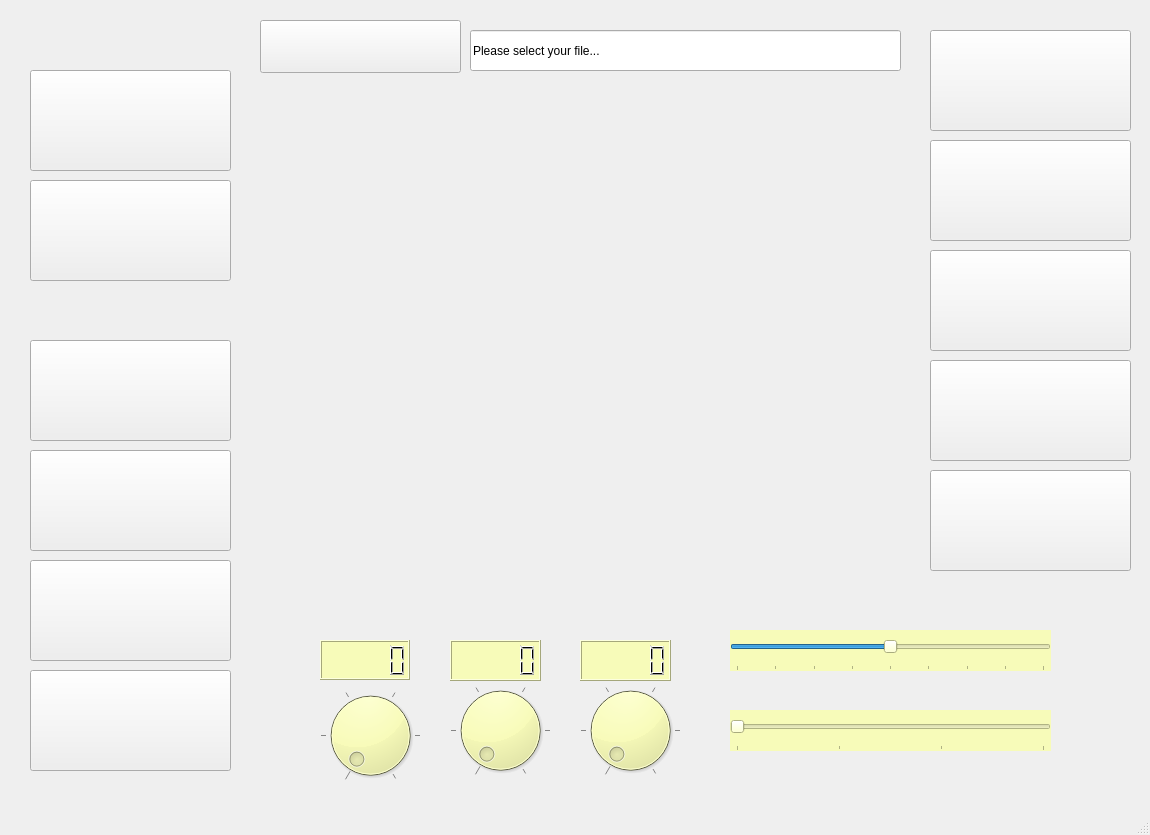
<?xml version="1.0" encoding="UTF-8"?>
<ui version="4.0">
 <class>MainWindow</class>
 <widget class="QMainWindow" name="MainWindow">
  <property name="geometry">
   <rect>
    <x>0</x>
    <y>0</y>
    <width>1150</width>
    <height>835</height>
   </rect>
  </property>
  <property name="windowTitle">
   <string>Python_Opencv_FaceDetection</string>
  </property>
  <property name="windowIcon">
   <iconset>
    <normaloff>btnimage/hat.jpg</normaloff>btnimage/hat.jpg</iconset>
  </property>
  <property name="autoFillBackground">
   <bool>false</bool>
  </property>
  <widget class="QWidget" name="centralwidget">
   <widget class="QPushButton" name="pushButton">
    <property name="geometry">
     <rect>
      <x>30</x>
      <y>340</y>
      <width>201</width>
      <height>101</height>
     </rect>
    </property>
    <property name="toolTip">
     <string>&lt;html&gt;&lt;head/&gt;&lt;body&gt;&lt;p&gt;&lt;span style=&quot; font-size:18pt;&quot;&gt;Take Picture&lt;/span&gt;&lt;/p&gt;&lt;/body&gt;&lt;/html&gt;</string>
    </property>
    <property name="text">
     <string/>
    </property>
    <property name="icon">
     <iconset>
      <normaloff>btnimage/takepicture.jpg</normaloff>btnimage/takepicture.jpg</iconset>
    </property>
    <property name="iconSize">
     <size>
      <width>190</width>
      <height>90</height>
     </size>
    </property>
    <property name="autoDefault">
     <bool>false</bool>
    </property>
   </widget>
   <widget class="QPushButton" name="pushButton_2">
    <property name="geometry">
     <rect>
      <x>30</x>
      <y>560</y>
      <width>201</width>
      <height>101</height>
     </rect>
    </property>
    <property name="text">
     <string/>
    </property>
    <property name="icon">
     <iconset>
      <normaloff>btnimage/facedetect.jpg</normaloff>btnimage/facedetect.jpg</iconset>
    </property>
    <property name="iconSize">
     <size>
      <width>190</width>
      <height>90</height>
     </size>
    </property>
   </widget>
   <widget class="QPushButton" name="pushButton_3">
    <property name="geometry">
     <rect>
      <x>30</x>
      <y>670</y>
      <width>201</width>
      <height>101</height>
     </rect>
    </property>
    <property name="text">
     <string/>
    </property>
    <property name="icon">
     <iconset>
      <normaloff>btnimage/facefeaturedetection.jpg</normaloff>btnimage/facefeaturedetection.jpg</iconset>
    </property>
    <property name="iconSize">
     <size>
      <width>190</width>
      <height>90</height>
     </size>
    </property>
   </widget>
   <widget class="QLabel" name="label">
    <property name="geometry">
     <rect>
      <x>260</x>
      <y>90</y>
      <width>640</width>
      <height>480</height>
     </rect>
    </property>
    <property name="minimumSize">
     <size>
      <width>640</width>
      <height>480</height>
     </size>
    </property>
    <property name="maximumSize">
     <size>
      <width>0</width>
      <height>0</height>
     </size>
    </property>
    <property name="sizeIncrement">
     <size>
      <width>0</width>
      <height>0</height>
     </size>
    </property>
    <property name="baseSize">
     <size>
      <width>0</width>
      <height>0</height>
     </size>
    </property>
    <property name="autoFillBackground">
     <bool>false</bool>
    </property>
    <property name="text">
     <string/>
    </property>
    <property name="pixmap">
     <pixmap>btnimage/picture display area.jpg</pixmap>
    </property>
    <property name="scaledContents">
     <bool>true</bool>
    </property>
   </widget>
   <widget class="QPushButton" name="pushButton_4">
    <property name="geometry">
     <rect>
      <x>930</x>
      <y>250</y>
      <width>201</width>
      <height>101</height>
     </rect>
    </property>
    <property name="text">
     <string/>
    </property>
    <property name="icon">
     <iconset>
      <normaloff>btnimage/nextpicture.jpg</normaloff>btnimage/nextpicture.jpg</iconset>
    </property>
    <property name="iconSize">
     <size>
      <width>190</width>
      <height>90</height>
     </size>
    </property>
   </widget>
   <widget class="QPushButton" name="pushButton_5">
    <property name="geometry">
     <rect>
      <x>930</x>
      <y>360</y>
      <width>201</width>
      <height>101</height>
     </rect>
    </property>
    <property name="text">
     <string/>
    </property>
    <property name="icon">
     <iconset>
      <normaloff>btnimage/previouspicture.jpg</normaloff>btnimage/previouspicture.jpg</iconset>
    </property>
    <property name="iconSize">
     <size>
      <width>190</width>
      <height>90</height>
     </size>
    </property>
   </widget>
   <widget class="QDial" name="dial">
    <property name="geometry">
     <rect>
      <x>320</x>
      <y>680</y>
      <width>101</width>
      <height>111</height>
     </rect>
    </property>
    <property name="styleSheet">
     <string notr="true">background-color: rgb(247, 251, 185)</string>
    </property>
    <property name="maximum">
     <number>5</number>
    </property>
    <property name="notchesVisible">
     <bool>true</bool>
    </property>
   </widget>
   <widget class="QDial" name="dial_2">
    <property name="geometry">
     <rect>
      <x>450</x>
      <y>670</y>
      <width>101</width>
      <height>121</height>
     </rect>
    </property>
    <property name="styleSheet">
     <string notr="true">background-color: rgb(247, 251, 185)</string>
    </property>
    <property name="maximum">
     <number>5</number>
    </property>
    <property name="notchesVisible">
     <bool>true</bool>
    </property>
   </widget>
   <widget class="QDial" name="dial_3">
    <property name="geometry">
     <rect>
      <x>580</x>
      <y>670</y>
      <width>101</width>
      <height>121</height>
     </rect>
    </property>
    <property name="styleSheet">
     <string notr="true">background-color: rgb(247, 251, 185)</string>
    </property>
    <property name="maximum">
     <number>5</number>
    </property>
    <property name="notchesVisible">
     <bool>true</bool>
    </property>
   </widget>
   <widget class="QLCDNumber" name="lcdNumber">
    <property name="geometry">
     <rect>
      <x>320</x>
      <y>640</y>
      <width>90</width>
      <height>40</height>
     </rect>
    </property>
    <property name="maximumSize">
     <size>
      <width>16777215</width>
      <height>16777212</height>
     </size>
    </property>
    <property name="layoutDirection">
     <enum>Qt::LeftToRight</enum>
    </property>
    <property name="styleSheet">
     <string notr="true">background-color: rgb(247, 251, 185)</string>
    </property>
    <property name="frameShape">
     <enum>QFrame::Box</enum>
    </property>
    <property name="frameShadow">
     <enum>QFrame::Raised</enum>
    </property>
   </widget>
   <widget class="QLCDNumber" name="lcdNumber_2">
    <property name="geometry">
     <rect>
      <x>450</x>
      <y>640</y>
      <width>91</width>
      <height>41</height>
     </rect>
    </property>
    <property name="styleSheet">
     <string notr="true">background-color: rgb(247, 251, 185)</string>
    </property>
   </widget>
   <widget class="QLCDNumber" name="lcdNumber_3">
    <property name="geometry">
     <rect>
      <x>580</x>
      <y>640</y>
      <width>91</width>
      <height>41</height>
     </rect>
    </property>
    <property name="styleSheet">
     <string notr="true">background-color: rgb(247, 251, 185)</string>
    </property>
   </widget>
   <widget class="QPushButton" name="pushButton_7">
    <property name="geometry">
     <rect>
      <x>30</x>
      <y>450</y>
      <width>201</width>
      <height>101</height>
     </rect>
    </property>
    <property name="text">
     <string/>
    </property>
    <property name="icon">
     <iconset>
      <normaloff>btnimage/recodevideo.jpg</normaloff>btnimage/recodevideo.jpg</iconset>
    </property>
    <property name="iconSize">
     <size>
      <width>190</width>
      <height>90</height>
     </size>
    </property>
   </widget>
   <widget class="QPushButton" name="pushButton_8">
    <property name="geometry">
     <rect>
      <x>260</x>
      <y>20</y>
      <width>201</width>
      <height>53</height>
     </rect>
    </property>
    <property name="text">
     <string/>
    </property>
    <property name="icon">
     <iconset>
      <normaloff>btnimage/openimage.jpg</normaloff>btnimage/openimage.jpg</iconset>
    </property>
    <property name="iconSize">
     <size>
      <width>190</width>
      <height>90</height>
     </size>
    </property>
   </widget>
   <widget class="QLineEdit" name="lineEdit">
    <property name="geometry">
     <rect>
      <x>470</x>
      <y>30</y>
      <width>431</width>
      <height>41</height>
     </rect>
    </property>
    <property name="text">
     <string>Please select your file...</string>
    </property>
   </widget>
   <widget class="QSlider" name="horizontalSlider">
    <property name="geometry">
     <rect>
      <x>730</x>
      <y>630</y>
      <width>321</width>
      <height>41</height>
     </rect>
    </property>
    <property name="styleSheet">
     <string notr="true">background-color: rgb(247, 251, 185)</string>
    </property>
    <property name="minimum">
     <number>-4</number>
    </property>
    <property name="maximum">
     <number>4</number>
    </property>
    <property name="orientation">
     <enum>Qt::Horizontal</enum>
    </property>
    <property name="tickPosition">
     <enum>QSlider::TicksBelow</enum>
    </property>
   </widget>
   <widget class="QSlider" name="horizontalSlider_2">
    <property name="geometry">
     <rect>
      <x>730</x>
      <y>710</y>
      <width>321</width>
      <height>41</height>
     </rect>
    </property>
    <property name="styleSheet">
     <string notr="true">background-color: rgb(247, 251, 185)</string>
    </property>
    <property name="minimum">
     <number>1</number>
    </property>
    <property name="maximum">
     <number>4</number>
    </property>
    <property name="orientation">
     <enum>Qt::Horizontal</enum>
    </property>
    <property name="tickPosition">
     <enum>QSlider::TicksBelow</enum>
    </property>
    <property name="tickInterval">
     <number>1</number>
    </property>
   </widget>
   <widget class="QPushButton" name="pushButton_6">
    <property name="geometry">
     <rect>
      <x>930</x>
      <y>30</y>
      <width>201</width>
      <height>101</height>
     </rect>
    </property>
    <property name="text">
     <string/>
    </property>
    <property name="icon">
     <iconset>
      <normaloff>btnimage/savechangedpicture.jpg</normaloff>btnimage/savechangedpicture.jpg</iconset>
    </property>
    <property name="iconSize">
     <size>
      <width>190</width>
      <height>90</height>
     </size>
    </property>
   </widget>
   <widget class="QPushButton" name="pushButton_10">
    <property name="geometry">
     <rect>
      <x>930</x>
      <y>140</y>
      <width>201</width>
      <height>101</height>
     </rect>
    </property>
    <property name="text">
     <string/>
    </property>
    <property name="icon">
     <iconset>
      <normaloff>btnimage/first.jpg</normaloff>btnimage/first.jpg</iconset>
    </property>
    <property name="iconSize">
     <size>
      <width>190</width>
      <height>90</height>
     </size>
    </property>
   </widget>
   <widget class="QPushButton" name="pushButton_11">
    <property name="geometry">
     <rect>
      <x>930</x>
      <y>470</y>
      <width>201</width>
      <height>101</height>
     </rect>
    </property>
    <property name="text">
     <string/>
    </property>
    <property name="icon">
     <iconset>
      <normaloff>btnimage/lastpicture.jpg</normaloff>btnimage/lastpicture.jpg</iconset>
    </property>
    <property name="iconSize">
     <size>
      <width>190</width>
      <height>90</height>
     </size>
    </property>
   </widget>
   <widget class="QPushButton" name="pushButton_9">
    <property name="geometry">
     <rect>
      <x>30</x>
      <y>70</y>
      <width>201</width>
      <height>101</height>
     </rect>
    </property>
    <property name="text">
     <string/>
    </property>
    <property name="icon">
     <iconset>
      <normaloff>btnimage/collectface.jpg</normaloff>btnimage/collectface.jpg</iconset>
    </property>
    <property name="iconSize">
     <size>
      <width>190</width>
      <height>90</height>
     </size>
    </property>
   </widget>
   <widget class="QLabel" name="label_7">
    <property name="geometry">
     <rect>
      <x>0</x>
      <y>0</y>
      <width>1150</width>
      <height>823</height>
     </rect>
    </property>
    <property name="text">
     <string/>
    </property>
    <property name="pixmap">
     <pixmap>btnimage/background.jpg</pixmap>
    </property>
    <property name="scaledContents">
     <bool>true</bool>
    </property>
   </widget>
   <widget class="QPushButton" name="pushButton_12">
    <property name="geometry">
     <rect>
      <x>30</x>
      <y>180</y>
      <width>201</width>
      <height>101</height>
     </rect>
    </property>
    <property name="text">
     <string/>
    </property>
    <property name="icon">
     <iconset>
      <normaloff>btnimage/facec.jpg</normaloff>btnimage/facec.jpg</iconset>
    </property>
    <property name="iconSize">
     <size>
      <width>190</width>
      <height>90</height>
     </size>
    </property>
   </widget>
   <widget class="QLabel" name="label_8">
    <property name="geometry">
     <rect>
      <x>10</x>
      <y>300</y>
      <width>241</width>
      <height>31</height>
     </rect>
    </property>
    <property name="text">
     <string/>
    </property>
    <property name="pixmap">
     <pixmap>btnimage/extrafunction.jpg</pixmap>
    </property>
   </widget>
   <widget class="QLabel" name="label_9">
    <property name="geometry">
     <rect>
      <x>260</x>
      <y>580</y>
      <width>871</width>
      <height>201</height>
     </rect>
    </property>
    <property name="text">
     <string/>
    </property>
    <property name="pixmap">
     <pixmap>btnimage/controlrgb.jpg</pixmap>
    </property>
   </widget>
   <widget class="QLabel" name="label_2">
    <property name="geometry">
     <rect>
      <x>10</x>
      <y>20</y>
      <width>241</width>
      <height>31</height>
     </rect>
    </property>
    <property name="text">
     <string/>
    </property>
    <property name="pixmap">
     <pixmap>btnimage/mainfunction.jpg</pixmap>
    </property>
   </widget>
   <zorder>label_7</zorder>
   <zorder>label_9</zorder>
   <zorder>pushButton</zorder>
   <zorder>pushButton_2</zorder>
   <zorder>pushButton_3</zorder>
   <zorder>label</zorder>
   <zorder>pushButton_4</zorder>
   <zorder>pushButton_5</zorder>
   <zorder>dial</zorder>
   <zorder>dial_2</zorder>
   <zorder>dial_3</zorder>
   <zorder>lcdNumber</zorder>
   <zorder>lcdNumber_2</zorder>
   <zorder>lcdNumber_3</zorder>
   <zorder>pushButton_7</zorder>
   <zorder>pushButton_8</zorder>
   <zorder>lineEdit</zorder>
   <zorder>horizontalSlider</zorder>
   <zorder>horizontalSlider_2</zorder>
   <zorder>pushButton_6</zorder>
   <zorder>pushButton_10</zorder>
   <zorder>pushButton_11</zorder>
   <zorder>pushButton_9</zorder>
   <zorder>pushButton_12</zorder>
   <zorder>label_8</zorder>
   <zorder>label_2</zorder>
  </widget>
  <widget class="QMenuBar" name="menubar">
   <property name="geometry">
    <rect>
     <x>0</x>
     <y>0</y>
     <width>1150</width>
     <height>22</height>
    </rect>
   </property>
  </widget>
  <widget class="QStatusBar" name="statusbar"/>
 </widget>
 <resources/>
 <connections/>
</ui>
